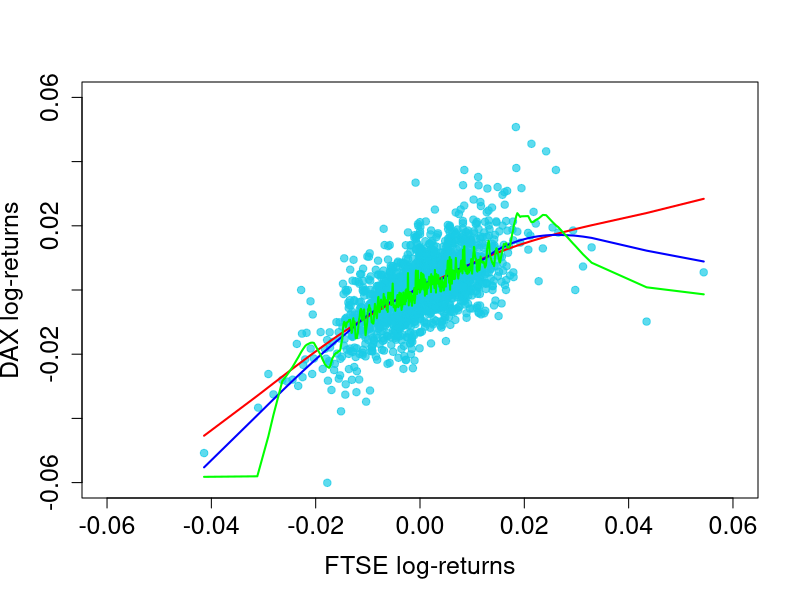

Here is the R script that generated this plot:
graphics.off()
# load necessary packages
require(datasets)
require(class)
require(grDevices)
require(lattice)

# define log-returns for the DAX and FTSE indeces
r.dax = diff(log(EuStockMarkets[, 1]))
r.ftse = diff(log(EuStockMarkets[, 4]))

# estimated log-returns for the DAX index for different bandwidths
loess.reg.a1 = loess(r.dax ~ r.ftse, degree = 1, span = 0.9)
loess.reg.a2 = loess(r.dax ~ r.ftse, degree = 1, span = 0.3)
loess.reg.a3 = loess(r.dax ~ r.ftse, degree = 1, span = 0.01)

loess.predict.a1 = cbind(sort(r.ftse), predict(loess.reg.a1)[order(r.ftse)])
loess.predict.a2 = cbind(sort(r.ftse), predict(loess.reg.a2)[order(r.ftse)])
loess.predict.a3 = cbind(sort(r.ftse), predict(loess.reg.a3)[order(r.ftse)])

# plot for the regression results
par(cex.axis = 1.5, cex.lab = 1.5, pch = 19, cex = 1)  # graphical parameters
plot(r.ftse, r.dax, xlim = c(-0.06, 0.06), ylim = c(-0.06, 0.06), xlab = "FTSE log-returns", ylab = "DAX log-returns", 
    col = rgb(0.1, 0.8, 0.9, alpha = 0.7))
lines(loess.predict.a1, col = "red", lwd = 2)  # regression line with lambda = 0.2
lines(loess.predict.a2, col = "blue", lwd = 2)  # regression line with lambda = 1
lines(loess.predict.a3, col = "green", lwd = 2)  # regression line with lambda = 2



 
 TRUE